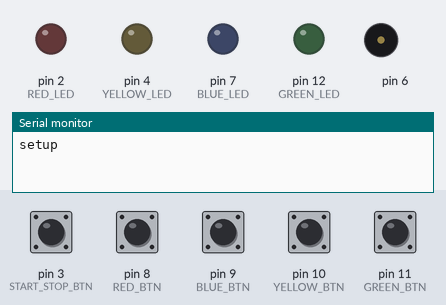
The program below on a simulated Arduino Uno, built with avr-gcc and run on an emulated ATmega328P. On the bench: output pins drawn as LEDs (lit = HIGH), buzzer (waves = sounding), the last lines printed to the serial monitor. Dashed ring = blinking. The inputs (shaded band) are chosen by the test bench; at power-on: pin 3 (START_STOP_BTN), pin 8 (RED_BTN), pin 9 (BLUE_BTN), pin 10 (YELLOW_BTN), pin 11 (GREEN_BTN) HIGH. Random numbers use the default seed unless the program sets one.

Above: at 1.2 s.
1.3 s: pin 3 (START_STOP_BTN) pulled LOW for 0.15 s
At 1.7 s:
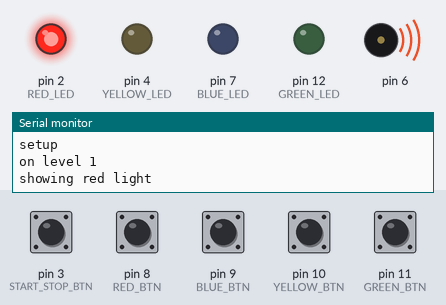
3.3 s: pin 8 (RED_BTN) pulled LOW for 0.15 s
At 5.93 s:
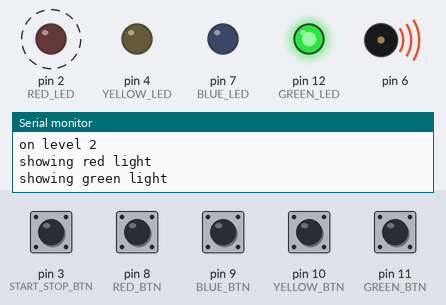
6.4 s: pin 9 (BLUE_BTN) pulled LOW for 1 s
At 7.0 s:
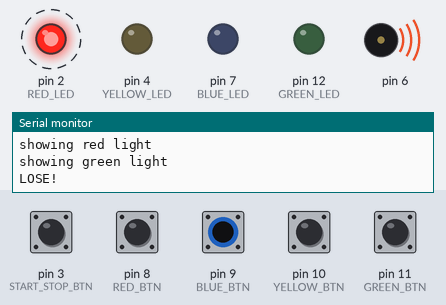
Timing chart, 0 to 15.4 s (numbered marks = the images above; inputs shaded):
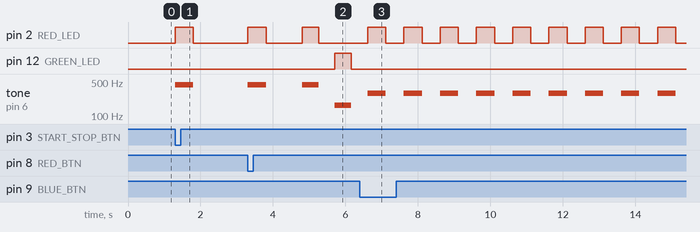

Measured:
- after the input at 1.3 s, pin 2 (RED_LED): LOW → HIGH at once, → LOW 0.50 s later; tone on pin 6: silent → 440 Hz at once, → silent 0.50 s later
- after the input at 3.3 s, pin 2 (RED_LED): alternates HIGH for 0.48 s and LOW for 1.0 s, starting at once; pin 12 (GREEN_LED): LOW → HIGH after 2.4 s, → LOW 0.45 s later; tone on pin 6: plays 440 Hz for 0.50 s, 440 Hz for 0.45 s, 165 Hz for 0.45 s, starting at once
- after the input at 6.4 s, pin 2 (RED_LED): alternates HIGH for 0.50 s and LOW for 0.50 s, starting after 0.22 s; tone on pin 6: alternates 294 Hz for 0.50 s and silent for 0.50 s, starting after 0.22 s

The program:

main.cpp
```cpp
#include <Arduino.h>
#include <Tone.h>

typedef enum E_LIGHT {
  L_RED = 0,
  L_BLUE = 1,
  L_YELLOW = 2,
  L_GREEN = 3,
} E_LIGHT;

#define RED_LED 2
#define BLUE_LED 7
#define YELLOW_LED 4
#define GREEN_LED 12

#define WEIRD_ROW 13

#define RED_BTN 8
#define BLUE_BTN 9
#define YELLOW_BTN 10
#define GREEN_BTN 11

#define START_STOP_BTN 3

#define BUZZER_1 5
#define BUZZER_2 6

Tone BUZZERS[2];

typedef struct sound {
  int one;
  int two;
} sound;

#define C_WIN sound{NOTE_C4, NOTE_E4}
#define C_LOSE sound{NOTE_C4, NOTE_D4}

#define C_RED sound{NOTE_A4, NOTE_A4}
#define C_BLUE sound{NOTE_E4, NOTE_E4}
#define C_YELLOW sound{NOTE_CS4, NOTE_CS4}
#define C_GREEN sound{NOTE_E3, NOTE_E3};

#define NUM_LEVELS 15

int l_delay = 500;
#define MIN_DELAY 200
#define DELAY_MOD 50

int current_level = 0;
bool playing = false;

E_LIGHT levels[NUM_LEVELS];

void buzzer_play(sound s) {
  BUZZERS[0].play(s.one);
  BUZZERS[1].play(s.two);
}
void buzzer_stop() {
  BUZZERS[0].stop();
  BUZZERS[1].stop();
}

void show_light(E_LIGHT light) {
  int led;
  sound play;
  switch(light) {
    case L_RED:
      Serial.println("showing red light");
      led = RED_LED;
      play = C_RED;
      break;
    case L_BLUE:
      Serial.println("showing blue light");
      led = BLUE_LED;
      play = C_BLUE;
      break;
    case L_YELLOW:
      Serial.println("showing yellow light");
      led = YELLOW_LED;
      play = C_YELLOW;
      break;
    case L_GREEN:
      Serial.println("showing green light");
      led = GREEN_LED;
      play = C_GREEN;
      break;
    default:
      Serial.print("passed: ");
      Serial.print((int) light);
      Serial.println(" to show_light. this light is unknown.");
      led = RED_LED;
      play = C_RED;
      break;
  }
  digitalWrite(led, HIGH);
  buzzer_play(play);
  delay(l_delay);
  digitalWrite(led, LOW);
  buzzer_stop();
  delay(max(100, l_delay));
}

E_LIGHT get_selection() {
  int selection = -1;
  while(selection == -1) {
    if(digitalRead(RED_BTN) == LOW) {
      selection = L_RED;
    } else if (digitalRead(BLUE_BTN) == LOW) {
      selection = L_BLUE;
    } else if(digitalRead(YELLOW_BTN) == LOW) {
      selection = L_YELLOW;
    } else if (digitalRead(GREEN_BTN) == LOW) {
      selection = L_GREEN;
    }
    delay(5);
  }
  return (E_LIGHT)selection;
}

void lose() {
  Serial.println("LOSE!");
  while(true) {
    digitalWrite(RED_LED, HIGH);
    buzzer_play(C_LOSE);
    delay(500);
    digitalWrite(RED_LED, LOW);
    buzzer_stop();
    delay(500);
  }
}

void win() {
  Serial.println("WIN!");
  while(true) {
    digitalWrite(RED_LED, HIGH);
    digitalWrite(BLUE_LED, HIGH);
    digitalWrite(GREEN_LED, HIGH);
    digitalWrite(YELLOW_LED, HIGH);
    digitalWrite(WEIRD_ROW, HIGH);
    buzzer_play(C_WIN);
    delay(500);
    digitalWrite(RED_LED, LOW);
    digitalWrite(BLUE_LED, LOW);
    digitalWrite(GREEN_LED, LOW);
    digitalWrite(YELLOW_LED, LOW);
    digitalWrite(WEIRD_ROW, LOW);
    buzzer_stop();
    delay(500);
  }
}

void debug_output() {
  digitalWrite(RED_LED, HIGH);
  digitalWrite(BLUE_LED, HIGH);
  digitalWrite(GREEN_LED, HIGH);
  digitalWrite(YELLOW_LED, HIGH);
  delay(2000);
  digitalWrite(RED_LED, LOW);
  digitalWrite(BLUE_LED, LOW);
  digitalWrite(GREEN_LED, LOW);
  digitalWrite(YELLOW_LED, LOW);
  while(true) {
    if(digitalRead(RED_BTN) == LOW) {
      Serial.println("red button pressed");
      digitalWrite(RED_LED, HIGH);
    } else {
      digitalWrite(RED_LED, LOW);
    }
    if(digitalRead(BLUE_BTN) == LOW) {
      Serial.println("blue button pressed");
      digitalWrite(BLUE_LED, HIGH);
    } else {
      digitalWrite(BLUE_LED, LOW);
    }
    if(digitalRead(GREEN_BTN) == LOW) {
      Serial.println("green button pressed");
      digitalWrite(GREEN_LED, HIGH);
    } else {
      digitalWrite(GREEN_LED, LOW);
    }
    if(digitalRead(YELLOW_BTN) == LOW) {
      Serial.println("yellow button pressed");
      digitalWrite(YELLOW_LED, HIGH);
    } else {
      digitalWrite(YELLOW_LED, LOW);
    }
  }
}

void setup() {
  randomSeed(analogRead(0));

  Serial.begin(9600);
  // while(!Serial.available()) {
  //   ; // wait for it to do that
  // }

  pinMode(RED_LED,OUTPUT);
  pinMode(BLUE_LED,OUTPUT);
  pinMode(YELLOW_LED,OUTPUT);
  pinMode(GREEN_LED,OUTPUT);

  pinMode(RED_BTN, INPUT_PULLUP);
  pinMode(BLUE_BTN, INPUT_PULLUP);
  pinMode(GREEN_BTN, INPUT_PULLUP);
  pinMode(YELLOW_BTN, INPUT_PULLUP);

  pinMode(START_STOP_BTN, INPUT_PULLUP);

  BUZZERS[0].begin(BUZZER_1);
  BUZZERS[1].begin(BUZZER_2);

  // FIXME: remove when finished debugging
  //debug_output();

  memset(&levels, 0, sizeof(levels) / sizeof(levels[0]));

  for (int i = 0; i < NUM_LEVELS; i++) {
    levels[i] = (E_LIGHT)random(4);
    if(i >= 2) {
      while (levels[i] == levels[i - 1] && levels[i] == levels[i - 2]) {
        levels[i] = (E_LIGHT)random(4);
      }
    }
  }

  // debug_output();

  Serial.println("setup");

  digitalWrite(WEIRD_ROW, HIGH);
}

void loop() {
  while(!playing) {
    current_level = 0;

    if(digitalRead(START_STOP_BTN) == LOW) {
      playing = true;
    }
  }

  current_level++;

  Serial.print("on level ");
  Serial.println(current_level);

  if(current_level >= NUM_LEVELS) {
    win();
  }
  for(int i = 0; i < current_level; i++) {
    show_light(levels[i]);
  }
  for (int i = 0; i < current_level; i++) {
    E_LIGHT selection = get_selection();
    if(selection != levels[i]) {
      lose();
    }
    show_light(selection);

    if(l_delay >= MIN_DELAY) {
      if(l_delay - DELAY_MOD <= MIN_DELAY) {
        l_delay = MIN_DELAY;
      } else {
        l_delay -= DELAY_MOD;
      }
    }
  }
  delay(500);
}
```
